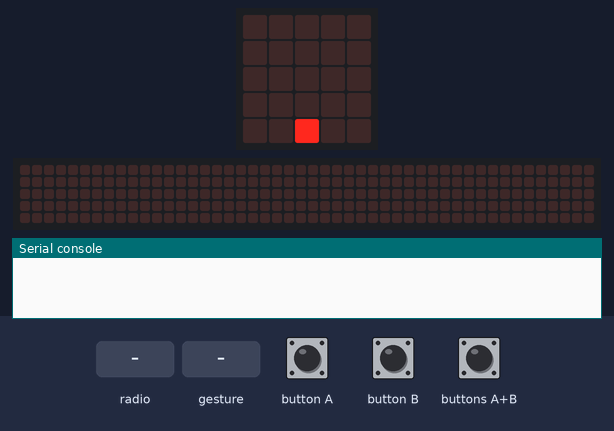
The program below on a simulated BBC micro:bit (MakeCode). Parts: the board's 5×5 LED display, a strip that is not on the board, showing the scrolling text unrolled, the last lines printed to the serial console. Inputs (shaded band) come from the test bench. No radio messages arrive unless stated (any console line starting 'radio sent:' is added by the test bench); a tilt is held for 1.5 s and a shake lasts 1 s, then the board lies face up again; the 48×5 strip is a reading aid, not a part: it shows the text the display is scrolling, unrolled, one strip-width of it at a time.

Above: at 19.2 s.
19.3 s: button A pressed for 0.15 s
At 19.52 s:
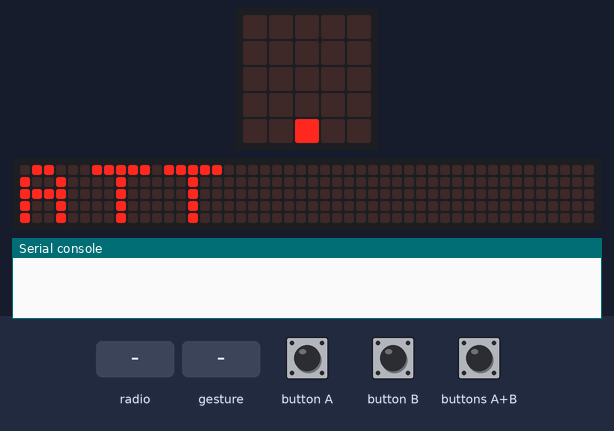
20.0 s: buttons A+B pressed for 0.15 s
20.7 s: button B pressed for 0.15 s
At 21.02 s:
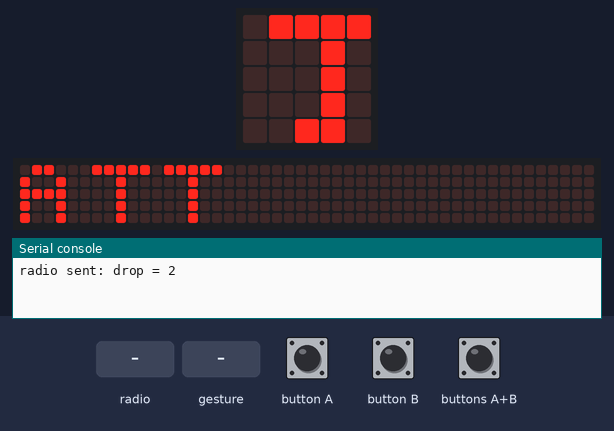
21.4 s: radio message "missed=1" arrives
At 21.47 s:
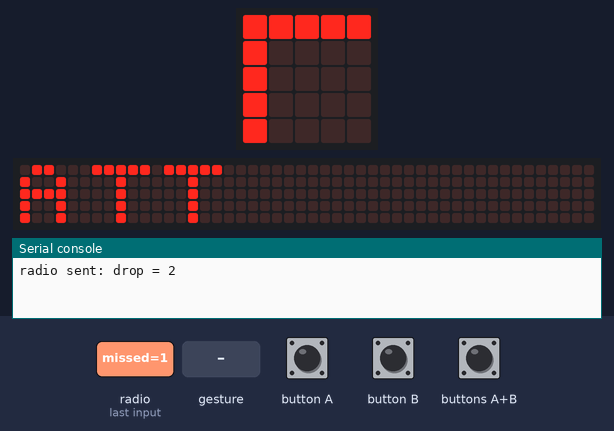
23.3 s: gesture 'tilt right'
At 24.9 s:
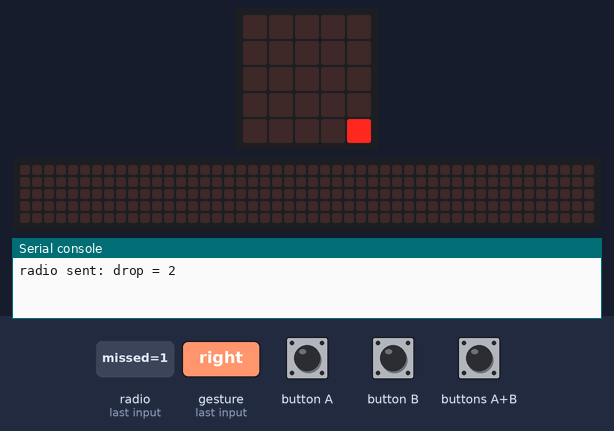
25.3 s: gesture 'tilt left'
At 26.7 s:
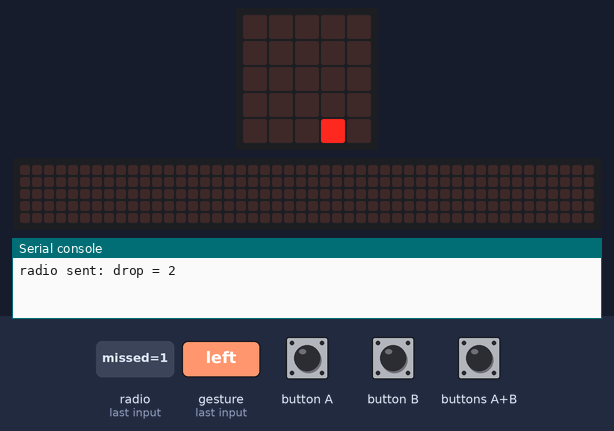

The program:

main.ts
```typescript
let playerX = 2
let playerY = 4
let role = ""
let gameStarted = false
let lastLaunchTime = 0
let defenderCaught = 0
let defenderMissed = 0

radio.setGroup(1)
radio.setTransmitPower(7)

function plotPlayer() {
    basic.clearScreen()
    led.plot(playerX, playerY)
}

function flashTopRow() {
    for (let i = 0; i < 3; i++) {
        for (let x = 0; x <= 4; x++) {
            led.plot(x, 0)
        }
        basic.pause(150)
        for (let x = 0; x <= 4; x++) {
            led.unplot(x, 0)
        }
        basic.pause(150)
    }
}

function showAttackerResult(caught: boolean) {
    if (caught) {

    } else {
        flashTopRow()

    }
    plotPlayer()
}

function moveLeft() {
    if (playerX > 0) {
        led.unplot(playerX, playerY)
        playerX += 0 - 1
        led.plot(playerX, playerY)
    }
}

function moveRight() {
    if (playerX < 4) {
        led.unplot(playerX, playerY)
        playerX += 1
        led.plot(playerX, playerY)
    }
}

function showInstructions() {
    basic.showString("A:ATT")
    basic.showString("B:DEF")
    basic.showString("AB:DROP")
}

function showScore() {
    basic.showString("C")
    basic.showNumber(defenderCaught)
    basic.pause(200)
    basic.showString("M")
    basic.showNumber(defenderMissed)
    basic.pause(200)
    plotPlayer()
}

input.onButtonPressed(Button.A, function () {
    if (gameStarted) {
        moveLeft()
    } else {
        role = "attacker"
        gameStarted = true
        basic.showString("ATT")
        plotPlayer()
    }
})

input.onButtonPressed(Button.B, function () {
    if (gameStarted) {
        moveRight()
    } else {
        role = "defender"
        gameStarted = true
        basic.showString("DEF")
        plotPlayer()
    }
})

input.onButtonPressed(Button.AB, function () {
    if (gameStarted && role === "attacker") {
        let now = input.runningTime()
        if (now - lastLaunchTime > 800) {
            radio.sendValue("drop", playerX)
            lastLaunchTime = now
            basic.showIcon(IconNames.SmallSquare)
            basic.pause(200)
            plotPlayer()
        }
    }
})

input.onGesture(Gesture.TiltLeft, function () {
    if (gameStarted) {
        moveLeft()
    }
})

input.onGesture(Gesture.TiltRight, function () {
    if (gameStarted) {
        moveRight()
    }
})

radio.onReceivedValue(function (name, value) {
    if (gameStarted && role === "defender" && name === "drop") {
        let caught = false
        for (let fallY = 0; fallY <= 4; fallY++) {
            basic.clearScreen()
            led.plot(playerX, playerY)
            led.plot(value, fallY)
            if (fallY === 4) {
                if (value === playerX) {
                    caught = true
                    defenderCaught += 1
                    music.playTone(Note.C, music.beat(BeatFraction.Quarter))
                } else {
                    caught = false
                    defenderMissed += 1
                    music.playTone(Note.C, music.beat(BeatFraction.Eighth))
                    music.playTone(Note.G, music.beat(BeatFraction.Eighth))
                }
            }
            basic.pause(300)
        }
        if (caught) {
            radio.sendValue("caught", 1)
        } else {
            radio.sendValue("missed", 1)
        }
        showScore()
    }

    if (gameStarted && role === "attacker") {
        if (name === "caught") {
            showAttackerResult(true)
        } else if (name === "missed") {
            showAttackerResult(false)
        }
    }
})

showInstructions()
plotPlayer()
```

test.ts
```typescript
// ide kerülnek a tesztek; a rendszer ezt nem kompilálja, ha a csomagot bővítményként használják.
```

Measured:
- after the input at 19.3 s, the display: changes after 0.15 s (image 1)
- after the input at 20.7 s, the display: first differs from a run without the input after 0.15 s (image 2 shows a later state)
- after the input at 21.4 s, the display: changes at once (image 3)
- after the input at 23.3 s, the display: first changes after 0.10 s (image 4 shows a later state)
- after the input at 25.3 s, the display: changes after 0.10 s (image 5)
